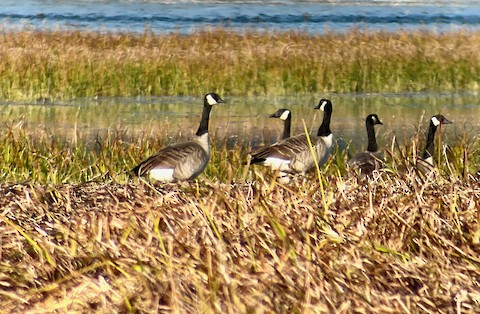
#> input picture backend/tutorial/1.jpg, 480 x 314 px, found by its file name
$ python image_processing.py
#> lines starting #> are read from the running program, lines starting #| are printed output that depends on the picture
# Tutorial for basic image processing operations

# cv2 is the open-cv library for python.
# We will use it to handle most of our images
import cv2   # If this throws an error run pip install opencv-python in your terminal


# READ IMAGE
goose_image = cv2.imread("backend/tutorial/1.jpg")
#> goose_image is the input picture: shape (314, 480, 3); mean B, G, R 88.5, 132.7, 158.1

# SHOW IMAGE
cv2.imshow("window name", goose_image)
cv2.waitKey(0) # waits for a key press
cv2.destroyAllWindows()

# ACCESS IMAGE COMPONENTS
print("Image dimensions: ", goose_image.shape)
#| Image dimensions:  (314, 480, 3)
b = goose_image[:,:,0]
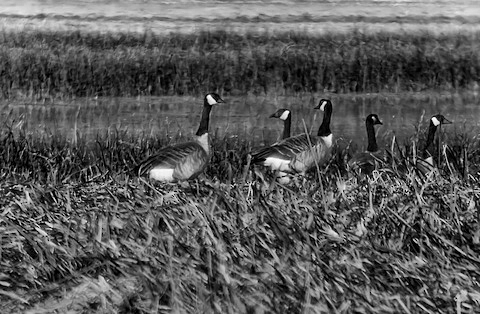
#> b: shape (314, 480); min 0, max 255, mean 88.5
g = goose_image[:,:,1]   # open cv uses BGR instead of RGB for some reason
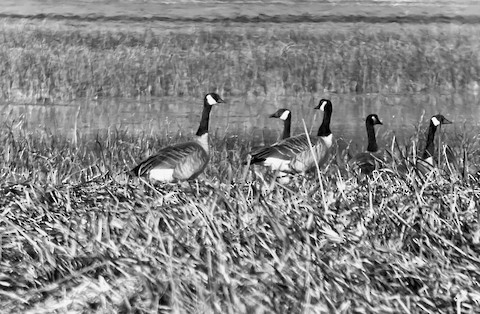
#> g: shape (314, 480); min 0, max 255, mean 132.7
r = goose_image[:,:,2]
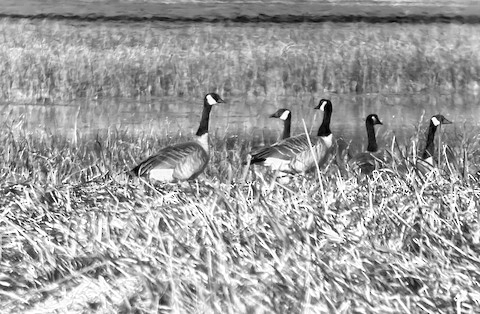
#> r: shape (314, 480); min 0, max 255, mean 158.1
print("Red dimensions: ", r.shape)
#| Red dimensions:  (314, 480)

# display red
cv2.imshow("R", r)
cv2.waitKey(0) # waits for a key press
cv2.destroyAllWindows()

# display green
cv2.imshow("G", g)
cv2.waitKey(0) # waits for a key press
cv2.destroyAllWindows()

# dislpay blue
cv2.imshow("B", b)
cv2.waitKey(0) # waits for a key press
cv2.destroyAllWindows()


# Grayscale
gray_image = cv2.cvtColor(goose_image, cv2.COLOR_BGR2GRAY)

# display grayscale image
cv2.imshow("grayscale", gray_image)
cv2.waitKey(0) # waits for a key press
cv2.destroyAllWindows()
